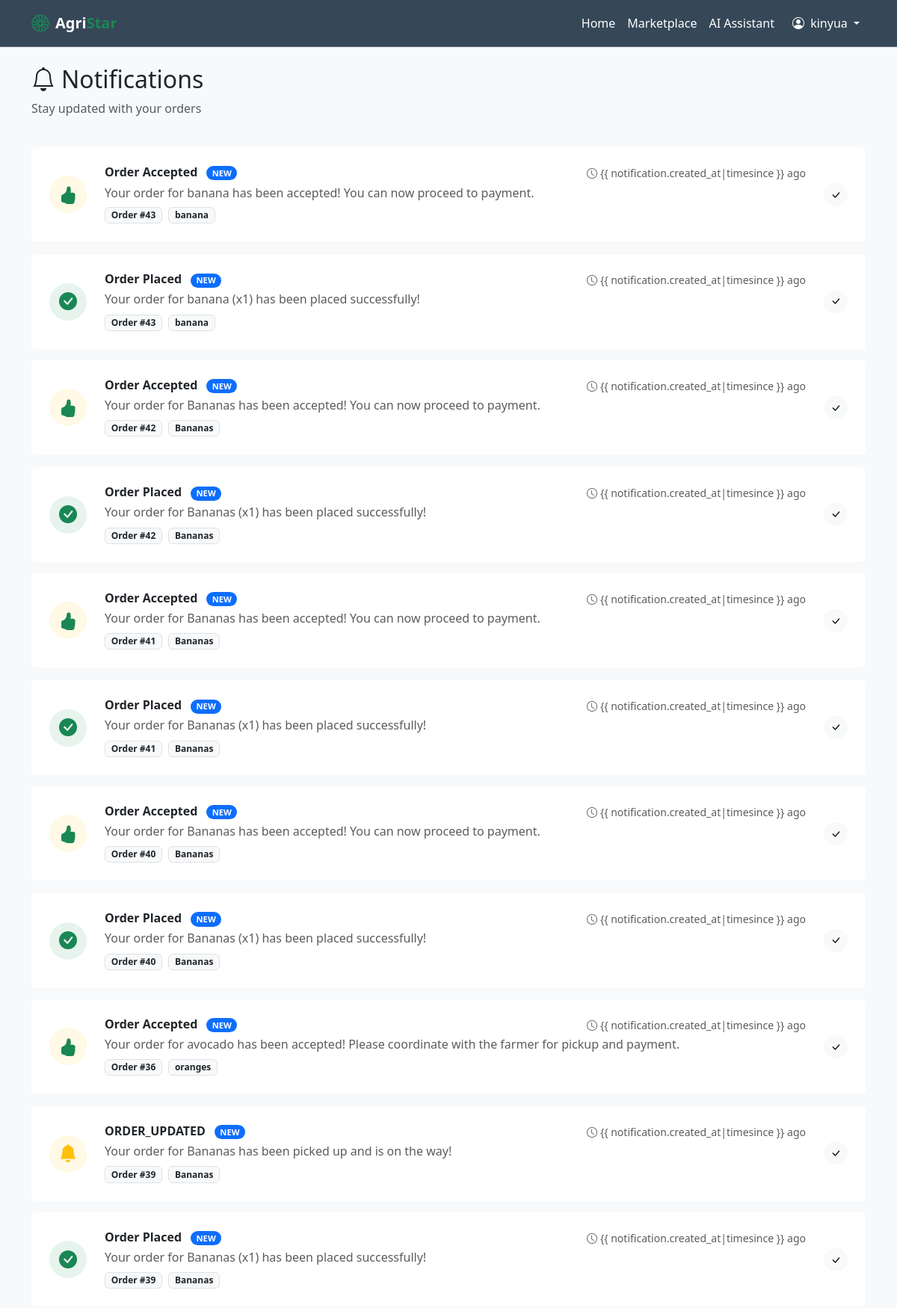
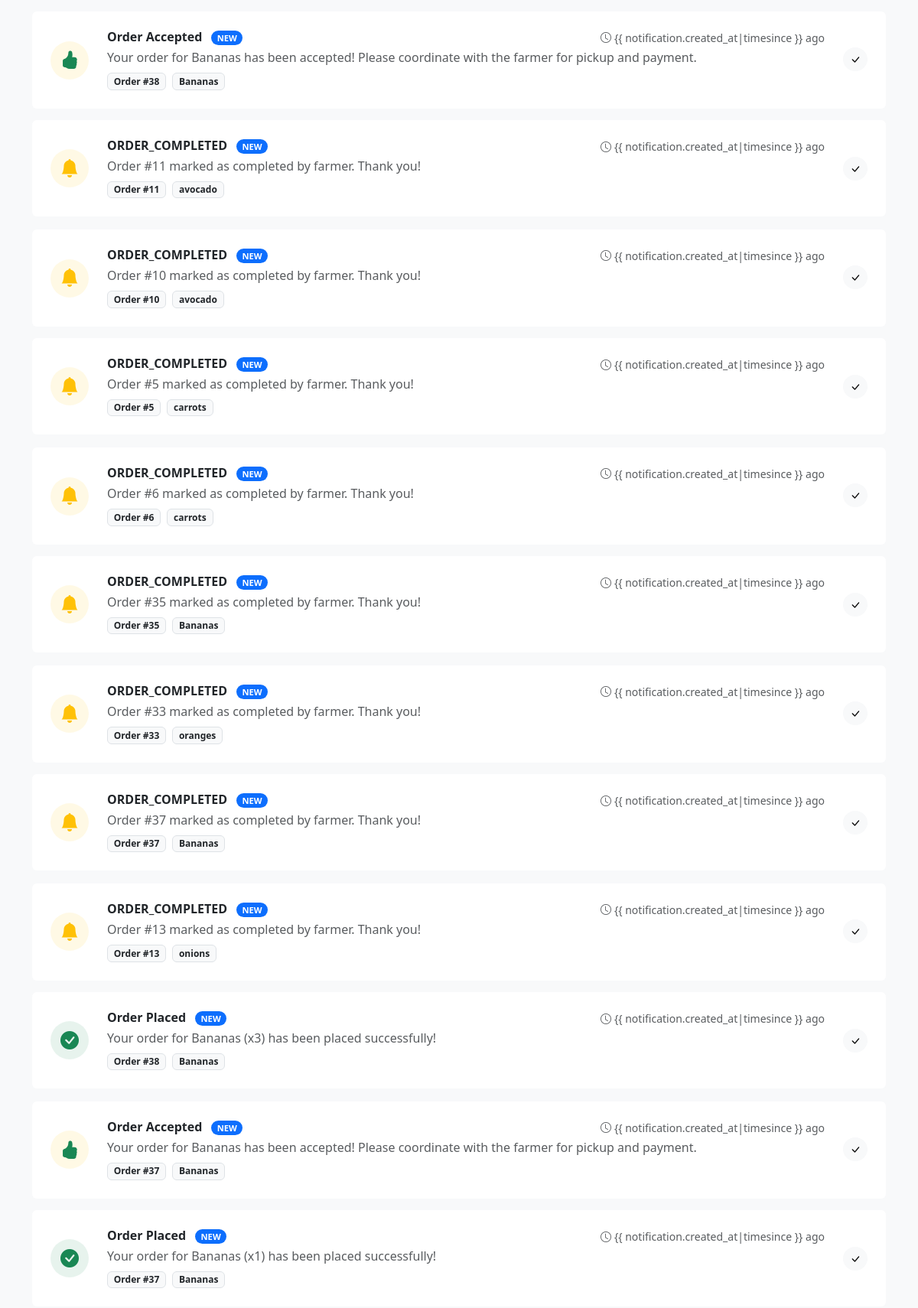
The page /marketplace/notifications/ (signed in, upper part) on the database its author committed (2 pictures, top to bottom).
### users/models.py (models this page shows, shortened)
class User(AbstractUser):
    class Role(models.TextChoices):
        FARMER = 'FARMER', _('Farmer')
        BUYER = 'BUYER', _('Buyer')
        SUPPLIER = 'SUPPLIER', _('Supplier')
        RIDER = 'RIDER', _('Rider')
        ADMIN = 'ADMIN', _('Admin')
    role = models.CharField(
        max_length=20,
        choices=Role.choices,
        default=Role.FARMER
    )
    language_preference = models.CharField(
        max_length=10,
        choices=[('en', 'English'), ('sw', 'Kiswahili')],
        default='en'
    )

### marketplace/models.py (models this page shows, shortened)
class Notification(models.Model):
    NOTIFICATION_TYPES = [
        ('ORDER_PLACED', 'Order Placed'),
        ('ORDER_ACCEPTED', 'Order Accepted'),
        ('ORDER_REJECTED', 'Order Rejected'),
        ('ORDER_ASSIGNED', 'Order Assigned'),
    ]
    user = models.ForeignKey(settings.AUTH_USER_MODEL, on_delete=models.CASCADE, related_name='notifications')
    notification_type = models.CharField(max_length=20, choices=NOTIFICATION_TYPES)
    order = models.ForeignKey(Order, on_delete=models.CASCADE, related_name='notifications', null=True, blank=True)
    message = models.TextField()
    is_read = models.BooleanField(default=False)
    created_at = models.DateTimeField(auto_now_add=True)
    class Meta:
        ordering = ['-created_at']

class Order(models.Model):
    STATUS_CHOICES = [
        ('PENDING', 'Pending'),
        ('ACCEPTED', 'Accepted'),
        ('ESCROW', 'Escrow (Paid)'),
        ('IN_DELIVERY', 'In Delivery'),
        ('DELIVERED', 'Delivered'),
        ('PAID_OUT', 'Paid Out to Farmer'),
        ('COMPLETED', 'Completed'),
        ('CANCELLED', 'Cancelled'),
        ('DISPUTED', 'Disputed'),
        ('REFUNDED', 'Refunded'),
    ]
    DELIVERY_METHOD_CHOICES = [
        ('PICKUP', 'Pickup (Buyer collects)'),
        ('DELIVERY', 'Delivery (Rider needed)'),
    ]
    buyer = models.ForeignKey(settings.AUTH_USER_MODEL, on_delete=models.CASCADE, related_name='orders')
    product = models.ForeignKey(Product, on_delete=models.CASCADE, related_name='orders')
    quantity = models.PositiveIntegerField(default=1)
    total_price = models.DecimalField(max_digits=10, decimal_places=2)
    status = models.CharField(max_length=20, choices=STATUS_CHOICES, default='PENDING')
    delivery_method = models.CharField(max_length=20, choices=DELIVERY_METHOD_CHOICES, default='PICKUP')
    delivery_address = models.ForeignKey(DeliveryAddress, on_delete=models.SET_NULL, null=True, blank=True, related_name='orders', help_text="Buyer's delivery address for this order")
    mpesa_receipt_number = models.CharField(max_length=50, blank=True, null=True)
    checkout_request_id = models.CharField(max_length=100, blank=True, null=True)
    assigned_rider = models.ForeignKey(settings.AUTH_USER_MODEL, on_delete=models.SET_NULL, null=True, blank=True, related_name='assigned_orders')
    delivery_fee = models.DecimalField(max_digits=10, decimal_places=2, null=True, blank=True)
    estimated_delivery_time = models.CharField(max_length=50, blank=True, null=True, help_text="E.g. 30 mins")
    delivery_distance_km = models.DecimalField(max_digits=5, decimal_places=2, null=True, blank=True)
    is_ready_for_pickup = models.BooleanField(default=False, help_text="Marked by farmer when ready for rider")
    pickup_verification_code = models.CharField(max_length=6, blank=True, null=True, help_text="Code rider scans/enters to confirm pickup")
    delivery_verification_code = models.CharField(max_length=6, blank=True, null=True, help_text="Code buyer scans/enters to confirm delivery")
    created_at = models.DateTimeField(auto_now_add=True)
    updated_at = models.DateTimeField(auto_now=True)

class Product(models.Model):
    CATEGORY_CHOICES = [
        ('VEGETABLES', 'Vegetables'),
        ('FRUITS', 'Fruits'),
        ('GRAINS', 'Grains'),
        ('LIVESTOCK', 'Livestock'),
        ('EQUIPMENT', 'Equipment'),
        ('SEEDS', 'Seeds'),
    ]
    seller = models.ForeignKey(settings.AUTH_USER_MODEL, on_delete=models.CASCADE, related_name='products')
    name = models.CharField(max_length=200)
    description = models.TextField()
    price = models.DecimalField(max_digits=10, decimal_places=2)
    category = models.CharField(max_length=20, choices=CATEGORY_CHOICES)
    image = models.ImageField(upload_to='products/', blank=True, null=True)
    location = models.CharField(max_length=100)
    unit = models.CharField(
        max_length=50,
        help_text="e.g. kg, litre, crate, tray, piece",
        default='kg'
    )
    available = models.BooleanField(default=True)
    approval_status = models.CharField(
        max_length=20,
        choices=[('PENDING', 'Pending'), ('APPROVED', 'Approved'), ('REJECTED', 'Rejected')],
        default='PENDING'
    )
    quantity = models.PositiveIntegerField(default=1)
    freshness_notes = models.TextField(blank=True, null=True)
    last_updated = models.DateTimeField(auto_now=True)
    created_at = models.DateTimeField(auto_now_add=True)

### marketplace/views.py (the view)
# urls.py: path('notifications/', views.view_notifications, name='view_notifications'),
@login_required
def view_notifications(request):
    notifications = request.user.notifications.all()
    return render(request, 'marketplace/notifications.html', {'notifications': notifications})

### templates/marketplace/notifications.html (shortened to what this page needs)
{% extends 'base.html' %}
{% load static %}
{% block content %}
<div class="row mb-4">
    <div class="col-md-8">
        <h2><i class="bi bi-bell me-2"></i>Notifications</h2>
        <p class="text-muted">Stay updated with your orders</p>
    </div>
    <div class="col-md-4 text-end">
    </div>
</div>
{% if notifications %}
<div class="d-grid gap-3">
    {% for notification in notifications %}
    <div class="card glass-card border-0 animate__animated animate__fadeInUp"
        style="animation-delay: calc({{ forloop.counter }} * 100ms);">
        <div class="card-body p-4">
            <div class="row align-items-center">
                <div class="col-auto">
                    <div
                        class="rounded-circle d-flex align-items-center justify-content-center notification-icon-wrapper {% if notification.notification_type == 'ORDER_PLACED' %}bg-soft-success{% elif notification.notification_type == 'ORDER_REJECTED' %}bg-soft-danger{% else %}bg-soft-warning{% endif %}">
                        <i
                            class="bi bi-{% if notification.notification_type == 'ORDER_PLACED' %}check-circle-fill text-success{% elif notification.notification_type == 'ORDER_ACCEPTED' %}hand-thumbs-up-fill text-success{% elif notification.notification_type == 'ORDER_REJECTED' %}x-circle-fill text-danger{% else %}bell-fill text-warning{% endif %} fs-4"></i>
                    </div>
                </div>
                <div class="col">
                    <div class="d-flex justify-content-between align-items-start">
                        <h6 class="fw-bold mb-1">
                            {{ notification.get_notification_type_display }}
                            {% if not notification.is_read %}
                            <span class="badge bg-primary rounded-pill ms-2" style="font-size: 0.7rem;">NEW</span>
                            {% endif %}
                        </h6>
                        <small class="text-muted"><i class="bi bi-clock me-1"></i>{{ notification.created_at|timesince
                            }} ago</small>
                    </div>
                    <p class="mb-2 text-muted">{{ notification.message }}</p>
                    {% if notification.order %}
                    <div class="d-flex gap-2 align-items-center mt-2">
                        <span class="badge bg-light text-dark border">Order #{{ notification.order.id }}</span>
                        <span class="badge bg-light text-dark border">{{ notification.order.product.name }}</span>
                    </div>
                    {% endif %}
                </div>
                {% if not notification.is_read %}
                <div class="col-auto">
                    <a href="{% url 'mark_notification_read' notification.id %}"
                        class="btn btn-sm btn-light rounded-circle" data-bs-toggle="tooltip" title="Mark as read">
                        <i class="bi bi-check-lg"></i>
                    </a>
                </div>
                {% endif %}
            </div>
        </div>
    </div>
    {% endfor %}
</div>
{% endif %}
{% endblock %}

### templates/base.html (shortened to what this page needs)
<!DOCTYPE html>
{% load static %}
<html lang="en">
<head>
    <link href="https://cdn.jsdelivr.net/npm/bootstrap@5.3.0/dist/css/bootstrap.min.css" rel="stylesheet">
    <link rel="stylesheet" href="https://cdn.jsdelivr.net/npm/bootstrap-icons@1.11.1/font/bootstrap-icons.css">
    <link rel="stylesheet" href="https://cdnjs.cloudflare.com/ajax/libs/animate.css/4.1.1/animate.min.css" />
    <link rel="stylesheet" href="{% static 'css/style.css' %}">
</head>
<body class="d-flex flex-column min-vh-100">
    <nav class="navbar navbar-expand-lg navbar-dark sticky-top glass-card rounded-0 border-top-0 border-start-0 border-end-0 mb-0"
        style="background: rgba(44, 62, 80, 0.95) !important; z-index: 1000;">
        <div class="container">
            <a class="navbar-brand fw-bold d-flex align-items-center gap-2" href="{% url 'home' %}">
                <i class="bi bi-flower1 text-success fs-4"></i>
                <span class="text-white">Agri<span class="text-success">Star</span></span>
            </a>
            <div class="collapse navbar-collapse" id="navbarNav">
                <ul class="navbar-nav ms-auto align-items-center">
                    <li class="nav-item">
                        <a class="nav-link text-white" href="{% url 'home' %}">Home</a>
                    </li>
                    {% if user.role != 'RIDER' %}
                    <li class="nav-item">
                        <a class="nav-link text-white" href="{% url 'product_list' %}">Marketplace</a>
                    </li>
                    <li class="nav-item">
                        <a class="nav-link text-white" href="{% url 'ai_assistant_index' %}">AI Assistant</a>
                    </li>
                    {% endif %}
                    {% if user.is_authenticated %}
                    <li class="nav-item dropdown">
                        <a class="nav-link dropdown-toggle text-white btn btn-sm btn-outline-light border-0 ms-2"
                            href="#" role="button" data-bs-toggle="dropdown">
                            <i class="bi bi-person-circle me-1"></i> {{ user.username }}
                        </a>
                    </li>
                    {% endif %}
                </ul>
            </div>
        </div>
    </nav>
    <div class="container mt-4 flex-grow-1">
        {% block content %}{% endblock %}
    </div>
</body>
</html>

### static/css/style.css (style rules this page uses)
body { font-family: 'Segoe UI', Tahoma, Geneva, Verdana, sans-serif; background-color: #f8f9fa; }
.glass-card { background: rgba(255, 255, 255, 0.95); backdrop-filter: blur(10px); border: 1px solid rgba(255, 255, 255, 0.2); }

### templates/marketplace/notifications.html (style rules this page uses)
.bg-soft-success { background-color: rgba(25, 135, 84, 0.1); }
.bg-soft-warning { background-color: rgba(255, 193, 7, 0.1); }
.notification-icon-wrapper { width: 50px; height: 50px; }

### rows shown on the page
User: username "kinyua"
Notification: notification_type "Order Accepted", is_read "NEW", message "Your order for banana has been accepted! You can now proceed to payment.", order.id "43", order.product.name "banana"
Notification: notification_type "Order Placed", is_read "NEW", message "Your order for banana (x1) has been placed successfully!", order.id "43", order.product.name "banana"
Notification: notification_type "Order Accepted", is_read "NEW", message "Your order for Bananas has been accepted! You can now proceed to payment.", order.id "42", order.product.name "Bananas"
Notification: notification_type "Order Placed", is_read "NEW", message "Your order for Bananas (x1) has been placed successfully!", order.id "42", order.product.name "Bananas"
Notification: notification_type "Order Accepted", is_read "NEW", message "Your order for Bananas has been accepted! You can now proceed to payment.", order.id "41", order.product.name "Bananas"
Notification: notification_type "Order Placed", is_read "NEW", message "Your order for Bananas (x1) has been placed successfully!", order.id "41", order.product.name "Bananas"
Notification: notification_type "Order Accepted", is_read "NEW", message "Your order for Bananas has been accepted! You can now proceed to payment.", order.id "40", order.product.name "Bananas"
Notification: notification_type "Order Placed", is_read "NEW", message "Your order for Bananas (x1) has been placed successfully!", order.id "40", order.product.name "Bananas"
Notification: notification_type "Order Accepted", is_read "NEW", message "Your order for avocado has been accepted! Please coordinate with the farmer for pickup and payment.", order.id "36", order.product.name "oranges"
Notification: notification_type "ORDER_UPDATED", is_read "NEW", message "Your order for Bananas has been picked up and is on the way!", order.id "39", order.product.name "Bananas"
Notification: notification_type "Order Placed", is_read "NEW", message "Your order for Bananas (x1) has been placed successfully!", order.id "39", order.product.name "Bananas"
Notification: notification_type "Order Accepted", is_read "NEW", message "Your order for Bananas has been accepted! Please coordinate with the farmer for pickup and payment.", order.id "38", order.product.name "Bananas"
Notification: notification_type "ORDER_COMPLETED", is_read "NEW", message "Order #11 marked as completed by farmer. Thank you!", order.id "11", order.product.name "avocado"
Notification: notification_type "ORDER_COMPLETED", is_read "NEW", message "Order #10 marked as completed by farmer. Thank you!", order.id "10", order.product.name "avocado"
Notification: notification_type "ORDER_COMPLETED", is_read "NEW", message "Order #5 marked as completed by farmer. Thank you!", order.id "5", order.product.name "carrots"
Notification: notification_type "ORDER_COMPLETED", is_read "NEW", message "Order #6 marked as completed by farmer. Thank you!", order.id "6", order.product.name "carrots"
Notification: notification_type "ORDER_COMPLETED", is_read "NEW", message "Order #35 marked as completed by farmer. Thank you!", order.id "35", order.product.name "Bananas"
Notification: notification_type "ORDER_COMPLETED", is_read "NEW", message "Order #33 marked as completed by farmer. Thank you!", order.id "33", order.product.name "oranges"
Notification: notification_type "ORDER_COMPLETED", is_read "NEW", message "Order #37 marked as completed by farmer. Thank you!", order.id "37", order.product.name "Bananas"
Notification: notification_type "ORDER_COMPLETED", is_read "NEW", message "Order #13 marked as completed by farmer. Thank you!", order.id "13", order.product.name "onions"
Notification: notification_type "Order Placed", is_read "NEW", message "Your order for Bananas (x3) has been placed successfully!", order.id "38", order.product.name "Bananas"
Notification: notification_type "Order Accepted", is_read "NEW", message "Your order for Bananas has been accepted! Please coordinate with the farmer for pickup and payment.", order.id "37", order.product.name "Bananas"
Notification: notification_type "Order Placed", is_read "NEW", message "Your order for Bananas (x1) has been placed successfully!", order.id "37", order.product.name "Bananas"
